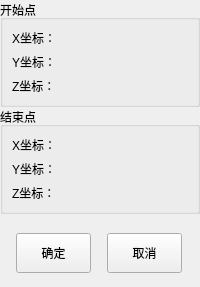
      <widget class="QWidget" name="page_3">
       <layout class="QGridLayout" name="gridLayout_3">
        <property name="leftMargin">
         <number>0</number>
        </property>
        <property name="topMargin">
         <number>0</number>
        </property>
        <property name="rightMargin">
         <number>0</number>
        </property>
        <property name="bottomMargin">
         <number>9</number>
        </property>
        <property name="spacing">
         <number>0</number>
        </property>
        <item row="0" column="0" colspan="2">
         <widget class="QGroupBox" name="groupBox">
          <property name="title">
           <string>开始点</string>
          </property>
          <layout class="QGridLayout" name="gridLayout_4">
           <item row="2" column="1">
            <widget class="QLabel" name="EdgeStartZ">
             <property name="maximumSize">
              <size>
               <width>16777215</width>
               <height>20</height>
              </size>
             </property>
             <property name="text">
              <string/>
             </property>
            </widget>
           </item>
           <item row="0" column="1">
            <widget class="QLabel" name="EdgeStartX">
             <property name="sizePolicy">
              <sizepolicy hsizetype="Expanding" vsizetype="Preferred">
               <horstretch>0</horstretch>
               <verstretch>0</verstretch>
              </sizepolicy>
             </property>
             <property name="maximumSize">
              <size>
               <width>16777215</width>
               <height>20</height>
              </size>
             </property>
             <property name="text">
              <string/>
             </property>
            </widget>
           </item>
           <item row="1" column="1">
            <widget class="QLabel" name="EdgeStartY">
             <property name="sizePolicy">
              <sizepolicy hsizetype="Expanding" vsizetype="Preferred">
               <horstretch>0</horstretch>
               <verstretch>0</verstretch>
              </sizepolicy>
             </property>
             <property name="maximumSize">
              <size>
               <width>16777215</width>
               <height>20</height>
              </size>
             </property>
             <property name="text">
              <string/>
             </property>
            </widget>
           </item>
           <item row="1" column="0">
            <widget class="QLabel" name="label_21">
             <property name="text">
              <string>Y坐标：</string>
             </property>
            </widget>
           </item>
           <item row="2" column="0">
            <widget class="QLabel" name="label_19">
             <property name="text">
              <string>Z坐标：</string>
             </property>
            </widget>
           </item>
           <item row="0" column="0">
            <widget class="QLabel" name="label_20">
             <property name="maximumSize">
              <size>
               <width>50</width>
               <height>20</height>
              </size>
             </property>
             <property name="text">
              <string>X坐标：</string>
             </property>
            </widget>
           </item>
          </layout>
         </widget>
        </item>
        <item row="2" column="0">
         <widget class="QGroupBox" name="groupBox_2">
          <property name="title">
           <string>结束点</string>
          </property>
          <layout class="QGridLayout" name="gridLayout_5">
           <item row="1" column="1">
            <widget class="QLabel" name="EdgeEndY">
             <property name="sizePolicy">
              <sizepolicy hsizetype="Expanding" vsizetype="Preferred">
               <horstretch>0</horstretch>
               <verstretch>0</verstretch>
              </sizepolicy>
             </property>
             <property name="maximumSize">
              <size>
               <width>16777215</width>
               <height>20</height>
              </size>
             </property>
             <property name="text">
              <string/>
             </property>
            </widget>
           </item>
           <item row="2" column="0">
            <widget class="QLabel" name="label_23">
             <property name="text">
              <string>Z坐标：</string>
             </property>
            </widget>
           </item>
           <item row="0" column="1">
            <widget class="QLabel" name="EdgeEndX">
             <property name="sizePolicy">
              <sizepolicy hsizetype="Expanding" vsizetype="Preferred">
               <horstretch>0</horstretch>
               <verstretch>0</verstretch>
              </sizepolicy>
             </property>
             <property name="maximumSize">
              <size>
               <width>16777215</width>
               <height>20</height>
              </size>
             </property>
             <property name="text">
              <string/>
             </property>
            </widget>
           </item>
           <item row="0" column="0">
            <widget class="QLabel" name="label_24">
             <property name="maximumSize">
              <size>
               <width>50</width>
               <height>20</height>
              </size>
             </property>
             <property name="text">
              <string>X坐标：</string>
             </property>
            </widget>
           </item>
           <item row="1" column="0">
            <widget class="QLabel" name="label_22">
             <property name="text">
              <string>Y坐标：</string>
             </property>
            </widget>
           </item>
           <item row="2" column="1">
            <widget class="QLabel" name="EdgeEndZ">
             <property name="maximumSize">
              <size>
               <width>16777215</width>
               <height>20</height>
              </size>
             </property>
             <property name="text">
              <string/>
             </property>
            </widget>
           </item>
          </layout>
          <zorder>label_22</zorder>
          <zorder>label_23</zorder>
          <zorder>label_24</zorder>
          <zorder>EdgeEndY</zorder>
          <zorder>EdgeEndX</zorder>
          <zorder>EdgeEndZ</zorder>
         </widget>
        </item>
        <item row="4" column="0" colspan="2">
         <widget class="QWidget" name="widget_2" native="true">
          <property name="minimumSize">
           <size>
            <width>0</width>
            <height>50</height>
           </size>
          </property>
          <property name="maximumSize">
           <size>
            <width>16777215</width>
            <height>50</height>
           </size>
          </property>
          <layout class="QHBoxLayout" name="horizontalLayout_2">
           <property name="spacing">
            <number>0</number>
           </property>
           <property name="margin">
            <number>0</number>
           </property>
           <item>
            <widget class="QPushButton" name="pushButton_6">
             <property name="minimumSize">
              <size>
               <width>75</width>
               <height>40</height>
              </size>
             </property>
             <property name="maximumSize">
              <size>
               <width>75</width>
               <height>40</height>
              </size>
             </property>
             <property name="text">
              <string>确定</string>
             </property>
            </widget>
           </item>
           <item>
            <widget class="QPushButton" name="pushButton_7">
             <property name="minimumSize">
              <size>
               <width>75</width>
               <height>40</height>
              </size>
             </property>
             <property name="maximumSize">
              <size>
               <width>75</width>
               <height>40</height>
              </size>
             </property>
             <property name="text">
              <string>取消</string>
             </property>
            </widget>
           </item>
          </layout>
         </widget>
        </item>
        <item row="3" column="0" colspan="2">
         <widget class="QLabel" name="label_3">
          <property name="text">
           <string/>
          </property>
         </widget>
        </item>
       </layout>
      </widget>
